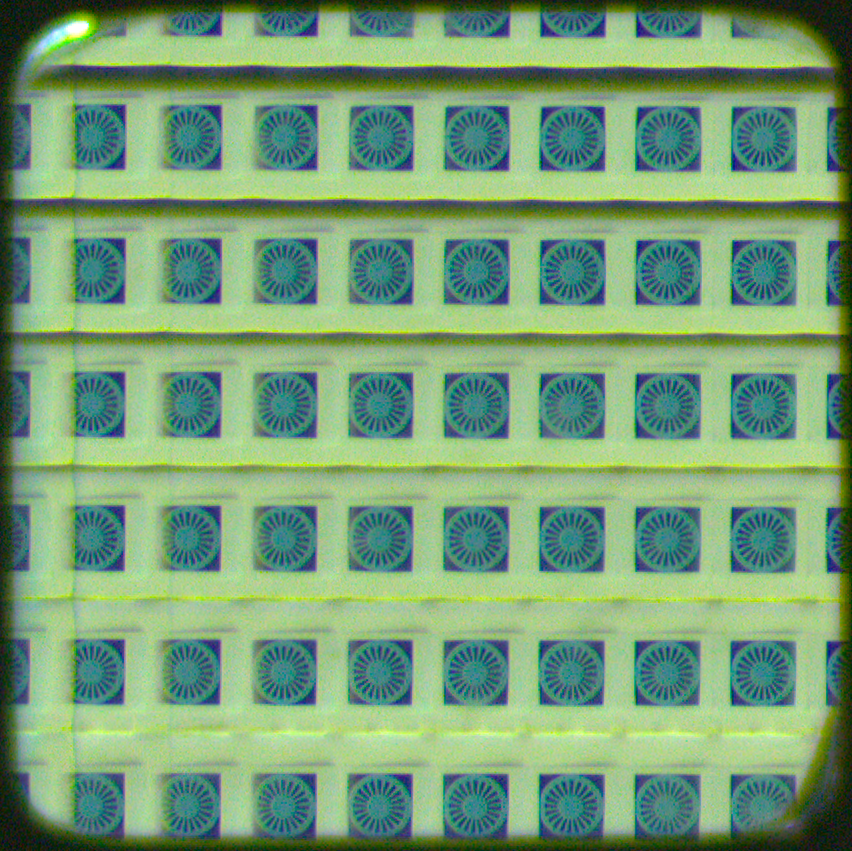
#> input picture cropped_image.png, 852 x 851 px
$ python cut_image.py
#> lines starting #> are read from the running program, lines starting #| are printed output that depends on the picture; after the words box and inside, x2 and y2 are one past the last pixel; in counts of white or black regions, pixels touching at a corner belong together
#> the answer given: 100
#> the answer given: 3
#> the answer given: 3
import cv2
import numpy as np
import os
from matplotlib import pyplot as plt

def extract_pattern_grid(image_path, min_size, padding_x, padding_y):
#> called with image_path = 'cropped_image.png', min_size = 100, padding_x = 3, padding_y = 3
    image = cv2.imread(image_path)
#> image is the input picture: shape (851, 852, 3); mean B, G, R 118.6, 158, 119.7

    gray = cv2.cvtColor(image, cv2.COLOR_BGR2GRAY)
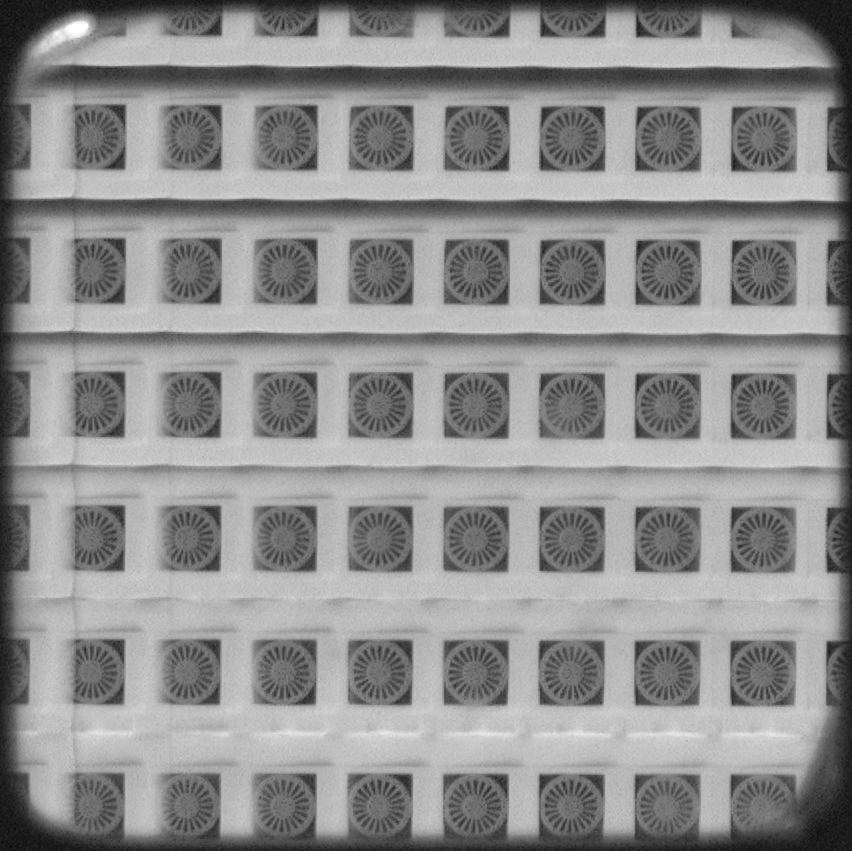
#> gray: shape (851, 852); min 6, max 255, mean 142

    edges = cv2.Canny(gray, 50, 150)
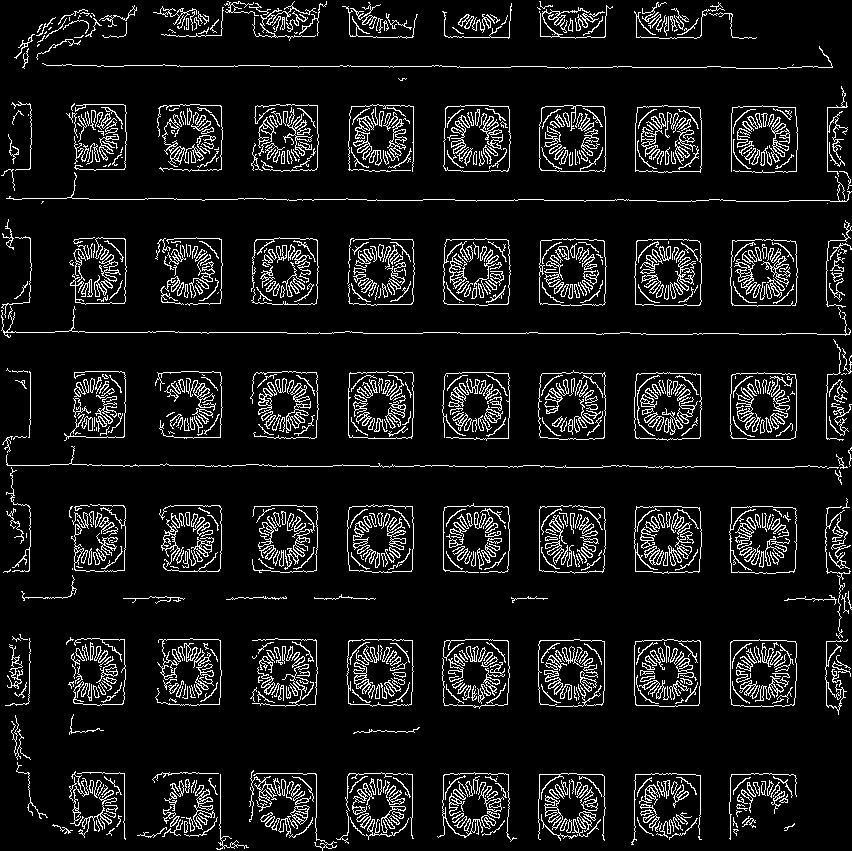
#> edges: shape (851, 852); 9% white in thin lines or dots

    contours, _ = cv2.findContours(edges, cv2.RETR_TREE, cv2.CHAIN_APPROX_SIMPLE)
#> contours = 1789 contours, 902 with area under 20; largest, box (x1, y1, x2, y2) and area: (730, 372, 797, 440) 4278, (730, 372, 797, 440) 4274, (538, 370, 606, 440) 4270, (634, 372, 702, 441) 4268, (538, 371, 606, 440) 4266

    bounding_boxes = [cv2.boundingRect(contour) for contour in contours]
#> bounding_boxes = 1789 items, first 6: (698, 836, 4, 4), (733, 829, 6, 7), (106, 828, 9, 8), (137, 827, 30, 11), (52, 824, 21, 10), (784, 823, 11, 8)

    max_size = 100
    filtered_boxes = [
        box for box in bounding_boxes if min_size < box[2] < max_size and min_size < box[3] < max_size
    ]
#> filtered_boxes = []

    filtered_boxes = sorted(filtered_boxes, key=lambda b: (b[1], b[0]))

    if filtered_boxes:
        center_x, center_y = gray.shape[1] // 2, gray.shape[0] // 2

        distances = [
            ((box[0] + box[2] // 2 - center_x) ** 2 + (box[1] + box[3] // 2 - center_y) ** 2, box)
            for box in filtered_boxes
        ]
        distances.sort()
        central_box = distances[0][1]

        box_width, box_height = central_box[2], central_box[3]

        start_x = central_box[0] - (box_width + padding_x)
        start_y = central_box[1] - (box_height + padding_y)
        pattern_grid = []

        for row in range(3):
            for col in range(3):
                x = start_x + col * (box_width + padding_x)
                y = start_y + row * (box_height + padding_y)
                pattern_grid.append((x, y, box_width, box_height))

        output_folder = "pattern_out"
        if not os.path.exists(output_folder):
            os.makedirs(output_folder)

        cropped_images = []
        for i, (x, y, w, h) in enumerate(pattern_grid):
            crop = image[y : y + h, x : x + w]
            cropped_images.append(crop)
            cv2.imwrite(f"{output_folder}/pattern_{i+1}.png", crop)

        for i, crop in enumerate(cropped_images):
            plt.subplot(3, 3, i + 1)
            plt.imshow(cv2.cvtColor(crop, cv2.COLOR_BGR2RGB))
            plt.axis("off")
        plt.show()
    else:
        print("No suitable patterns detected.")

image_path = "cropped_image.png"  # Replace with your image path
min_size = int(input("Enter the minimum pattern size (e.g., 20): "))
padding_x = int(input("Enter the horizontal padding between patterns: "))
padding_y = int(input("Enter the vertical padding between patterns: "))
extract_pattern_grid(image_path, min_size, padding_x, padding_y)
